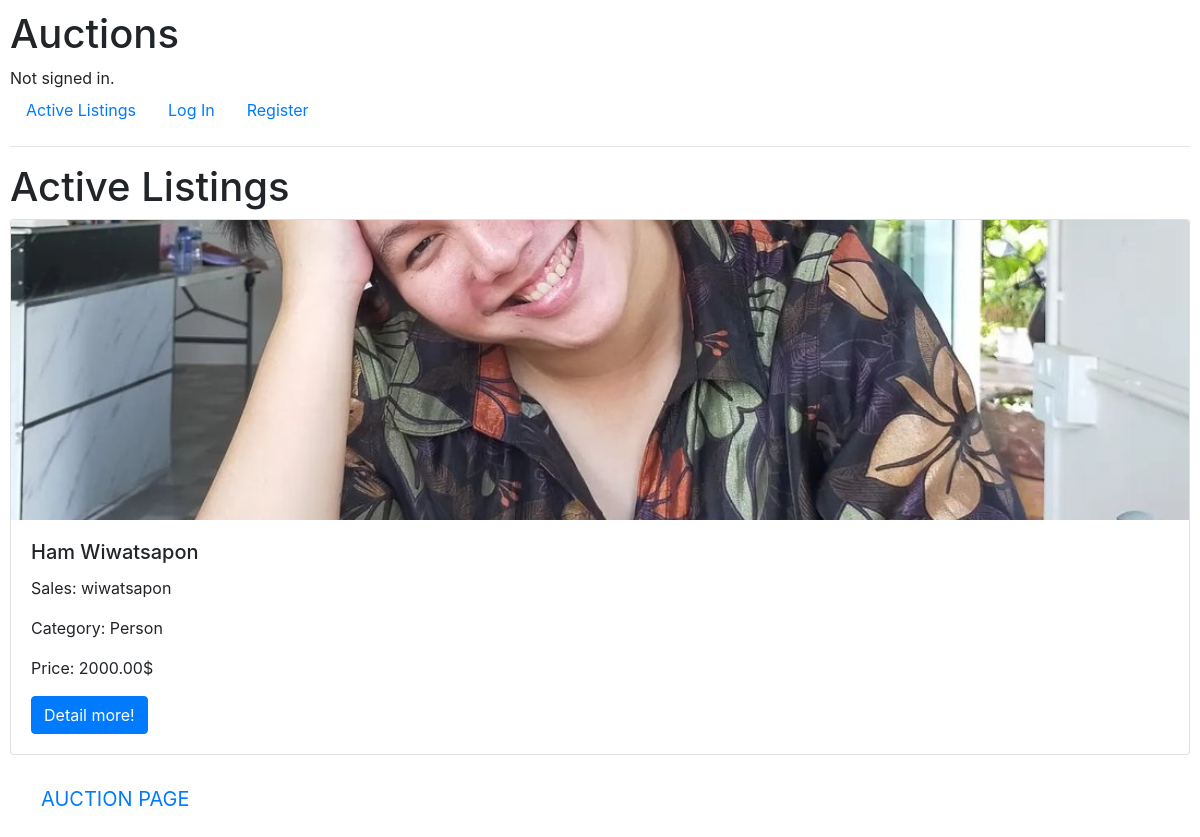
The page / on the database its author committed.
### auctions/models.py (models this page shows, shortened)
class Auction(models.Model):
    name = models.CharField(max_length=64)
    user = models.ForeignKey(User, on_delete=models.CASCADE, null=True, editable=False)
    category = models.ForeignKey(Category, on_delete=models.CASCADE, null=True, blank=True)
    price = models.DecimalField(max_digits=64, decimal_places=2)
    image = models.ImageField(upload_to="images/", null=True)

class User(AbstractUser):
    pass

class Category(models.Model):
    name = models.CharField(max_length=64)
    slug = models.SlugField()
    parent = models.ForeignKey('self',blank=True, null=True ,related_name='children', on_delete=models.CASCADE)
    class Meta:
        verbose_name_plural = "categories"
    def __str__(self):
        full_path = [self.name]
        k = self.parent
        while k is not None:
            full_path.append(k.name)
            k = k.parent
        return ' -> '.join(full_path[::-1])

### auctions/views.py (the view)
# urls.py: path("", views.index, name="index"),
def index(request):
    auctions = Auction.objects.all()
    return render(request, "auctions/index.html",{
        "auctions": auctions,
    })

### auctions/templates/auctions/index.html
{% extends "auctions/layout.html" %}
{% block body %}
<h1>Active Listings</h1>
{% for auction in auctions %}
<div class="card mb-3">
  <img class="card-img-top" style="max-width:auto; max-height:300px; object-fit:cover;" src="{{ auction.image.url }}" alt="{{ auction.name }}">
  <div class="card-body">
    <h5 class="card-title">{{ auction.name }}</h5>
    <p class="card-text">Sales: {{ auction.user }}</p>
    <p class="card-text">Category: {{ auction.category }}</p>
    <p class="card-text">Price: {{ auction.price }}$</p>
    <a href="#" class="btn btn-primary">Detail more!</a>
  </div>
</div>
{% endfor %}
<nav class="navbar sticky-bottom bg-body-tertiary">
    <div class="container-fluid">
      <a class="navbar-brand" href="{% url 'index' %}">AUCTION PAGE</a>
    </div>
</nav>
{% endblock %}

### auctions/static/auctions/styles.css (style rules this page uses)
body { padding: 10px; }

### rows shown on the page
Auction: image (picture), name "Ham Wiwatsapon", user "wiwatsapon", category "Person", price "2000.00"
